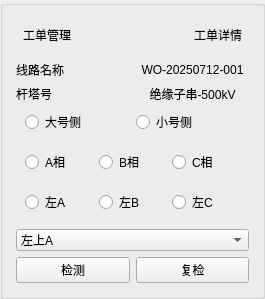
         <widget class="QGroupBox" name="groupBox">
          <property name="sizePolicy">
           <sizepolicy hsizetype="Fixed" vsizetype="Fixed">
            <horstretch>0</horstretch>
            <verstretch>0</verstretch>
           </sizepolicy>
          </property>
          <property name="minimumSize">
           <size>
            <width>265</width>
            <height>0</height>
           </size>
          </property>
          <property name="title">
           <string/>
          </property>
          <layout class="QVBoxLayout" name="verticalLayout_7">
           <item>
            <layout class="QHBoxLayout" name="horizontalLayout_6">
             <property name="leftMargin">
              <number>9</number>
             </property>
             <property name="topMargin">
              <number>9</number>
             </property>
             <property name="rightMargin">
              <number>9</number>
             </property>
             <property name="bottomMargin">
              <number>9</number>
             </property>
             <item>
              <widget class="QLabel" name="label_28">
               <property name="text">
                <string>工单管理</string>
               </property>
              </widget>
             </item>
             <item>
              <widget class="QLabel" name="label_29">
               <property name="text">
                <string>工单详情</string>
               </property>
               <property name="alignment">
                <set>Qt::AlignmentFlag::AlignRight|Qt::AlignmentFlag::AlignTrailing|Qt::AlignmentFlag::AlignVCenter</set>
               </property>
              </widget>
             </item>
            </layout>
           </item>
           <item>
            <layout class="QVBoxLayout" name="verticalLayout_8">
             <property name="spacing">
              <number>6</number>
             </property>
             <property name="leftMargin">
              <number>2</number>
             </property>
             <property name="topMargin">
              <number>2</number>
             </property>
             <property name="rightMargin">
              <number>2</number>
             </property>
             <property name="bottomMargin">
              <number>2</number>
             </property>
             <item>
              <layout class="QHBoxLayout" name="horizontalLayout_7">
               <property name="topMargin">
                <number>0</number>
               </property>
               <item>
                <widget class="QLabel" name="label_30">
                 <property name="text">
                  <string>线路名称</string>
                 </property>
                </widget>
               </item>
               <item>
                <widget class="QLabel" name="labelTicketLineName">
                 <property name="text">
                  <string>WO-20250712-001</string>
                 </property>
                 <property name="alignment">
                  <set>Qt::AlignmentFlag::AlignCenter</set>
                 </property>
                </widget>
               </item>
              </layout>
             </item>
             <item>
              <layout class="QHBoxLayout" name="horizontalLayout_14">
               <property name="topMargin">
                <number>0</number>
               </property>
               <item>
                <widget class="QLabel" name="label_32">
                 <property name="text">
                  <string>杆塔号</string>
                 </property>
                </widget>
               </item>
               <item>
                <widget class="QLabel" name="labelPoleNumber">
                 <property name="text">
                  <string>绝缘子串-500kV</string>
                 </property>
                 <property name="alignment">
                  <set>Qt::AlignmentFlag::AlignCenter</set>
                 </property>
                </widget>
               </item>
              </layout>
             </item>
             <item>
              <widget class="QWidget" name="horizontalWidget_3" native="true">
               <layout class="QHBoxLayout" name="horizontalLayout_15">
                <property name="topMargin">
                 <number>1</number>
                </property>
                <item>
                 <widget class="QRadioButton" name="radioButton_2">
                  <property name="text">
                   <string>大号侧</string>
                  </property>
                 </widget>
                </item>
                <item>
                 <widget class="QRadioButton" name="radioButton">
                  <property name="text">
                   <string>小号侧</string>
                  </property>
                 </widget>
                </item>
               </layout>
              </widget>
             </item>
             <item>
              <widget class="QWidget" name="horizontalWidget_4" native="true">
               <layout class="QHBoxLayout" name="horizontalLayout_16">
                <property name="topMargin">
                 <number>1</number>
                </property>
                <item>
                 <widget class="QRadioButton" name="radioButton_7">
                  <property name="text">
                   <string>A相</string>
                  </property>
                  <attribute name="buttonGroup">
                   <string notr="true">buttonGroup</string>
                  </attribute>
                 </widget>
                </item>
                <item>
                 <widget class="QRadioButton" name="radioButton_6">
                  <property name="text">
                   <string>B相</string>
                  </property>
                  <attribute name="buttonGroup">
                   <string notr="true">buttonGroup</string>
                  </attribute>
                 </widget>
                </item>
                <item>
                 <widget class="QRadioButton" name="radioButton_5">
                  <property name="text">
                   <string>C相</string>
                  </property>
                  <attribute name="buttonGroup">
                   <string notr="true">buttonGroup</string>
                  </attribute>
                 </widget>
                </item>
               </layout>
              </widget>
             </item>
             <item>
              <widget class="QWidget" name="horizontalWidget_6" native="true">
               <layout class="QHBoxLayout" name="horizontalLayout_19">
                <property name="topMargin">
                 <number>1</number>
                </property>
                <item>
                 <widget class="QRadioButton" name="radioButton_8">
                  <property name="text">
                   <string>左A</string>
                  </property>
                  <attribute name="buttonGroup">
                   <string notr="true">buttonGroup</string>
                  </attribute>
                 </widget>
                </item>
                <item>
                 <widget class="QRadioButton" name="radioButton_9">
                  <property name="text">
                   <string>左B</string>
                  </property>
                  <attribute name="buttonGroup">
                   <string notr="true">buttonGroup</string>
                  </attribute>
                 </widget>
                </item>
                <item>
                 <widget class="QRadioButton" name="radioButton_10">
                  <property name="text">
                   <string>左C</string>
                  </property>
                  <attribute name="buttonGroup">
                   <string notr="true">buttonGroup</string>
                  </attribute>
                 </widget>
                </item>
               </layout>
              </widget>
             </item>
             <item>
              <widget class="QComboBox" name="comboBox">
               <item>
                <property name="text">
                 <string>左上A</string>
                </property>
               </item>
               <item>
                <property name="text">
                 <string>左上B</string>
                </property>
               </item>
               <item>
                <property name="text">
                 <string>左上C</string>
                </property>
               </item>
               <item>
                <property name="text">
                 <string>左下A</string>
                </property>
               </item>
               <item>
                <property name="text">
                 <string>左下B</string>
                </property>
               </item>
               <item>
                <property name="text">
                 <string>左下C</string>
                </property>
               </item>
               <item>
                <property name="text">
                 <string>右上A</string>
                </property>
               </item>
               <item>
                <property name="text">
                 <string>右上B</string>
                </property>
               </item>
               <item>
                <property name="text">
                 <string>右上C</string>
                </property>
               </item>
               <item>
                <property name="text">
                 <string>右下A</string>
                </property>
               </item>
               <item>
                <property name="text">
                 <string>右下B</string>
                </property>
               </item>
               <item>
                <property name="text">
                 <string>右下C</string>
                </property>
               </item>
              </widget>
             </item>
             <item>
              <layout class="QHBoxLayout" name="horizontalLayout_18">
               <property name="topMargin">
                <number>0</number>
               </property>
               <item>
                <widget class="QPushButton" name="pushButton_14">
                 <property name="text">
                  <string>检测</string>
                 </property>
                </widget>
               </item>
               <item>
                <widget class="QPushButton" name="pushButton_15">
                 <property name="text">
                  <string>复检</string>
                 </property>
                </widget>
               </item>
              </layout>
             </item>
            </layout>
           </item>
          </layout>
         </widget>
